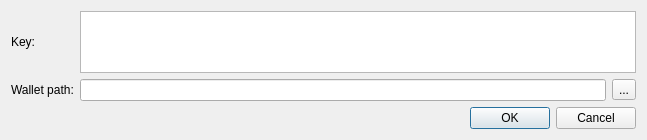
<?xml version="1.0" encoding="UTF-8"?>
<ui version="4.0">
 <class>ImportKeyDialog</class>
 <widget class="QDialog" name="ImportKeyDialog">
  <property name="geometry">
   <rect>
    <x>0</x>
    <y>0</y>
    <width>647</width>
    <height>140</height>
   </rect>
  </property>
  <property name="minimumSize">
   <size>
    <width>0</width>
    <height>130</height>
   </size>
  </property>
  <property name="windowTitle">
   <string>Import private key</string>
  </property>
  <layout class="QVBoxLayout" name="verticalLayout">
   <item>
    <layout class="QGridLayout" name="gridLayout">
     <item row="0" column="0">
      <widget class="QLabel" name="label">
       <property name="text">
        <string>Key:</string>
       </property>
      </widget>
     </item>
     <item row="2" column="2">
      <widget class="QToolButton" name="m_selectPathButton">
       <property name="text">
        <string>...</string>
       </property>
      </widget>
     </item>
     <item row="2" column="0">
      <widget class="QLabel" name="label_2">
       <property name="text">
        <string>Wallet path:</string>
       </property>
      </widget>
     </item>
     <item row="2" column="1">
      <widget class="QLineEdit" name="m_pathEdit"/>
     </item>
     <item row="0" column="1" colspan="2">
      <widget class="QTextEdit" name="m_keyEdit">
       <property name="readOnly">
        <bool>false</bool>
       </property>
      </widget>
     </item>
    </layout>
   </item>
   <item>
    <spacer name="verticalSpacer">
     <property name="orientation">
      <enum>Qt::Vertical</enum>
     </property>
     <property name="sizeHint" stdset="0">
      <size>
       <width>20</width>
       <height>2</height>
      </size>
     </property>
    </spacer>
   </item>
   <item>
    <layout class="QHBoxLayout" name="horizontalLayout">
     <item>
      <spacer name="horizontalSpacer">
       <property name="orientation">
        <enum>Qt::Horizontal</enum>
       </property>
       <property name="sizeHint" stdset="0">
        <size>
         <width>40</width>
         <height>20</height>
        </size>
       </property>
      </spacer>
     </item>
     <item>
      <widget class="QPushButton" name="m_okButton">
       <property name="text">
        <string>OK</string>
       </property>
       <property name="autoDefault">
        <bool>false</bool>
       </property>
       <property name="default">
        <bool>true</bool>
       </property>
      </widget>
     </item>
     <item>
      <widget class="QPushButton" name="m_cancelButton">
       <property name="text">
        <string>Cancel</string>
       </property>
       <property name="autoDefault">
        <bool>false</bool>
       </property>
      </widget>
     </item>
    </layout>
   </item>
  </layout>
 </widget>
 <resources/>
 <connections>
  <connection>
   <sender>m_selectPathButton</sender>
   <signal>clicked()</signal>
   <receiver>ImportKeyDialog</receiver>
   <slot>selectPathClicked()</slot>
   <hints>
    <hint type="sourcelabel">
     <x>620</x>
     <y>54</y>
    </hint>
    <hint type="destinationlabel">
     <x>323</x>
     <y>65</y>
    </hint>
   </hints>
  </connection>
  <connection>
   <sender>m_okButton</sender>
   <signal>clicked()</signal>
   <receiver>ImportKeyDialog</receiver>
   <slot>accept()</slot>
   <hints>
    <hint type="sourcelabel">
     <x>594</x>
     <y>102</y>
    </hint>
    <hint type="destinationlabel">
     <x>323</x>
     <y>65</y>
    </hint>
   </hints>
  </connection>
  <connection>
   <sender>m_cancelButton</sender>
   <signal>clicked()</signal>
   <receiver>ImportKeyDialog</receiver>
   <slot>reject()</slot>
   <hints>
    <hint type="sourcelabel">
     <x>511</x>
     <y>102</y>
    </hint>
    <hint type="destinationlabel">
     <x>323</x>
     <y>65</y>
    </hint>
   </hints>
  </connection>
 </connections>
 <slots>
  <slot>selectPathClicked()</slot>
 </slots>
</ui>
